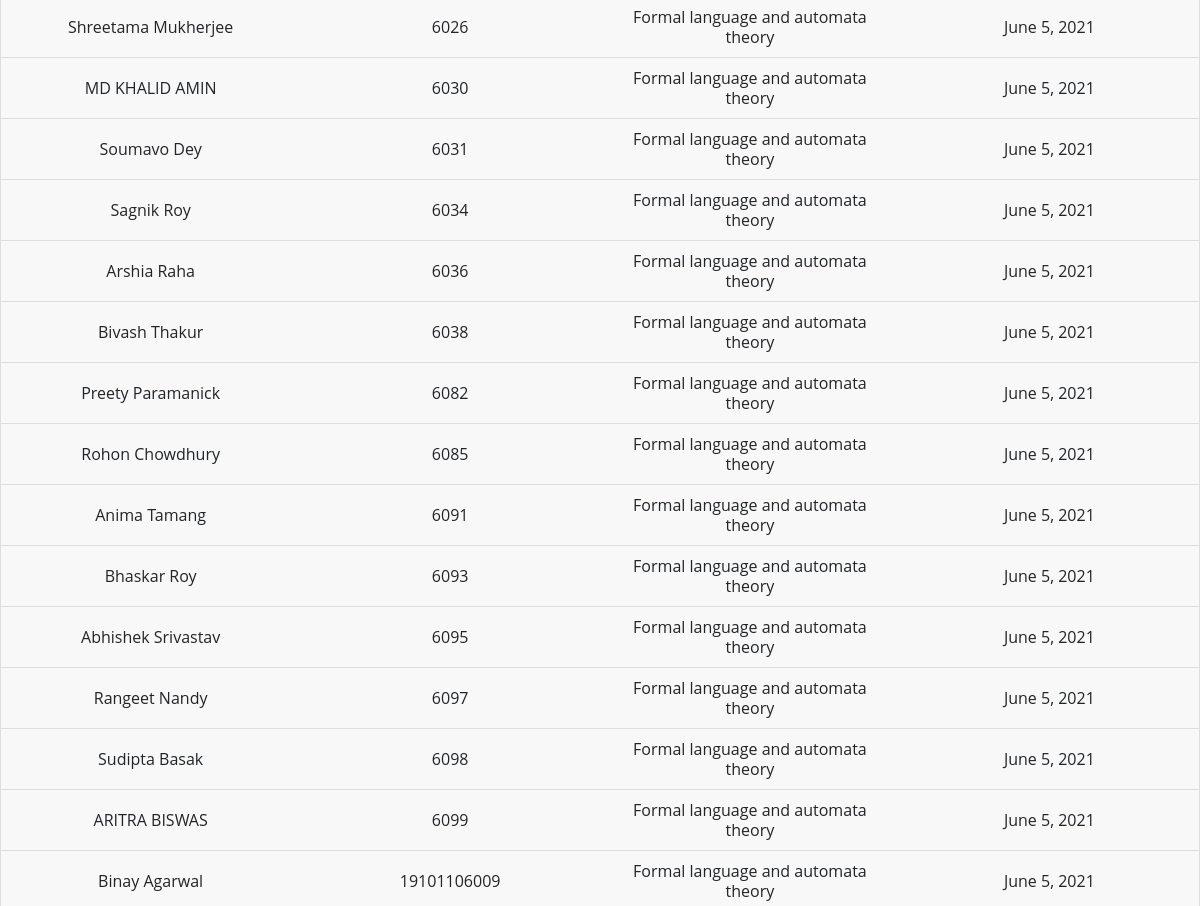
Before: /filter/ (signed in, middle part) with the older database file.
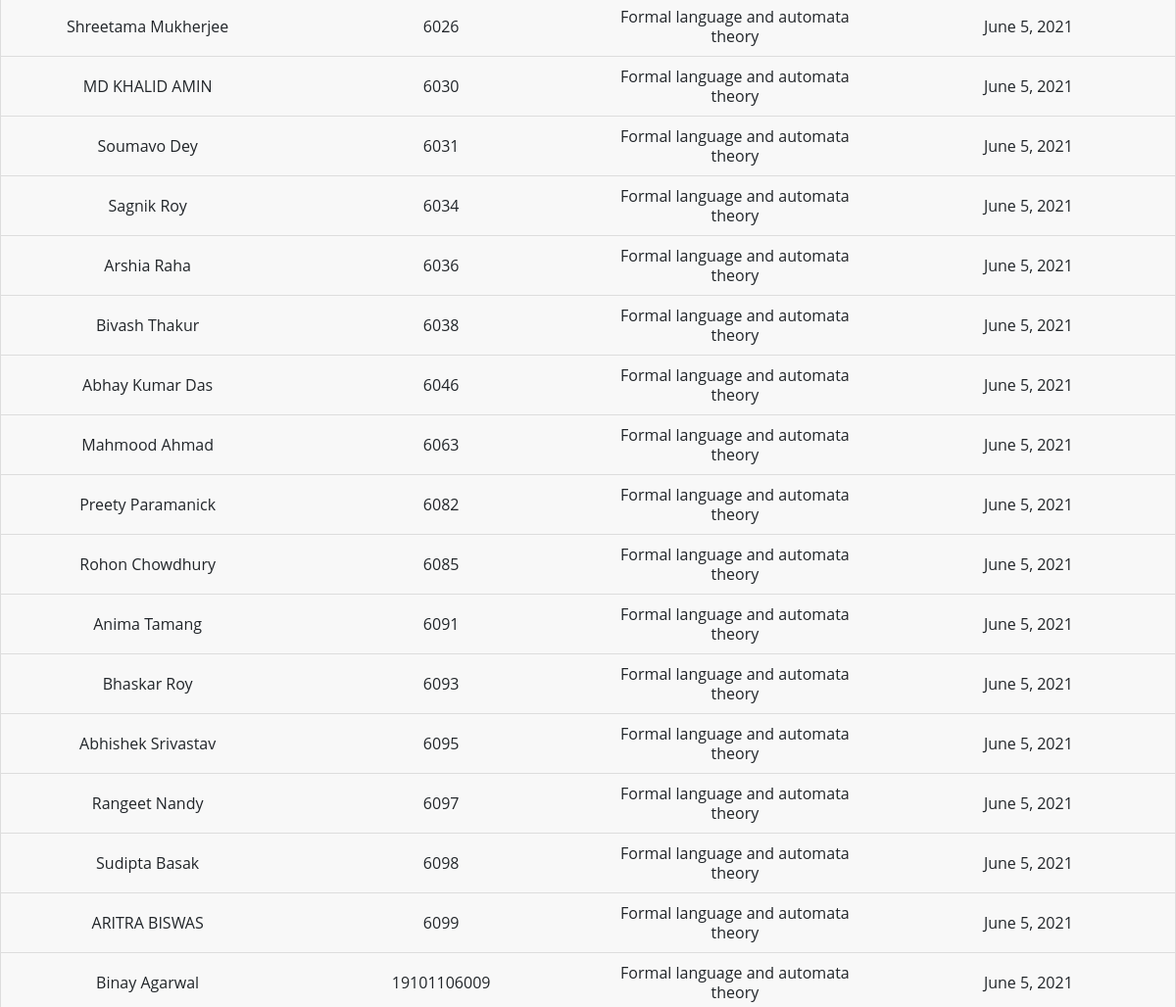
After: the same page with the newer database file.
### Home/models.py (models this page shows)
class attendance(models.Model):
    name = models.CharField(max_length=64,blank=False)
    roll = models.IntegerField(blank=False)
    date = models.DateField(auto_now_add=False,auto_now=False,blank=False,validators=[date_valid])
    sub = models.ForeignKey(subject,on_delete=models.SET_NULL,blank=True,null=True)
    """ def save(self, *args, **kwargs):
        if self.date is not datetime.date.today():
            raise ValidationError("The date has to be today!")
        super(Event, self).save(*args, **kwargs) """
    class Meta:
        ordering = ["-date","roll"]

class subject(models.Model):
    sub = models.CharField(max_length=64)
    def __str__(self):
        return self.sub

### Home/views.py (the view)
# urls.py: path('filter/',views.attendancefilter,name="filter"),
@login_required
def attendancefilter(request):
    qs=attendance.objects.all()
    nameq = request.GET.get('name')
    rollq = request.GET.get('roll')
    dateq = request.GET.get('date')
    if nameq != '' and nameq is not None:
        qs=qs.filter(name__startswith=nameq)
    if rollq != '' and rollq is not None:
        qs=qs.filter(roll=rollq)
    if dateq != '' and dateq is not None:
        qs=qs.filter(date=dateq)
    context = {
        'qs':qs,
        'nameq':nameq,
        'rollq':rollq,
        'dateq':dateq,
    }
    return render(request, 'home/attendance_filter.html',context)

### Home/templates/home/attendance_filter.html (shortened to what this page needs)
{% extends 'home/base.html' %}
{% load static %}
{% block css %}
 <link rel="stylesheet" href="{% static 'css/styleindex.css'%}">
{% endblock %}
{% block content %}
<table class="index my-3">
    <tbody>
        {% for q in qs %}
      <tr>
        <td data-label="Student name">{{q.name}}</td>
        <td data-label="Roll no.">{{q.roll}}</td>
        <td data-label="Subject">{{q.sub}}</td>
        <td data-label="Date">{{q.date}}</td>
      </tr>
      {% empty %}
      <div class="text-center">
        Enter filters, with your data to see your attendance.
      </div>
      {% endfor %}
    </tbody>
</table>
{% endblock %}

Changed rows visible on the page:
added attendance: name "Abhay Kumar Das", roll "6046", sub "Formal language and automata theory", date "June 5, 2021"
added attendance: name "Mahmood Ahmad", roll "6063", sub "Formal language and automata theory", date "June 5, 2021"
